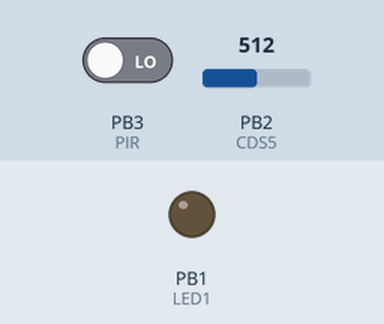
Recording of a program running on a simulated ATtiny13, built with avr-gcc and emulated at 1.2 MHz. Parts: output pins drawn as LEDs (lit = HIGH). Inputs (shaded band) come from the test bench; at power-on: PB3 (PIR) LOW, PB2 (CDS5) = 512. Sleep ends after the set time or at an interrupt.

Above: at 1.2 s.
1.3 s: PB3 (PIR) driven HIGH
At 2.0 s:
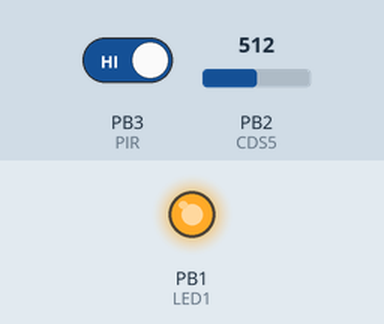
Timing chart, 0 to 4.3 s (numbered marks = the images above; inputs shaded):
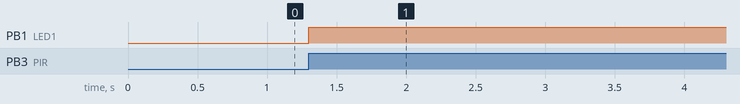

The program:

main.c
```c
/**************************************************************
 Target MCU & clock speed: ATtiny13A @ 1.2Mhz internal
 Name: main.c
	Project folder: ISR-BathBulbAC1W-23189813
 C modules of this project:
    Nothing
 Custom Headers:
    Nothing
 Author  : Insoo Kim (insoo@hotmail.com)
 Created : Sep 26, 2018
 Updated :
		Aug 22, 2020 (To adjust threshold of turn-on, turn on even though the kitchen light is on)
		Oct 17, 2018 (On Atmel Studio 7)

 Description:
	In night, turning on bathroom light is too bright to do one's need.
		So I've used two white LEDs of normal 5mm diameter
		with 510 ohm resistors, and just enough to see toilet crown.
		Here I prepare HW using my first PCB, and code using PCINT & WDT isr.

	ATtiny13A controls LEDs based on the composite input of
		PIR motion sensor and CDS-5 light sensor.

	PIR sensor triggers PCINT3 on PB3, and if sufficiently dark
		by reading CDS-5 thru ADC, then two LEDs will lit up
		for defined period (2 minute as of Sep 29, 2018)

 HEX size[Byte]: 320 out of 1024

How to upload to the target MCU
<For Windows Atmel Studio>
Select Tool - USBtiny
(USBtiny menu should be configured in the external tool menu)

<For CMD window or DOS prompt>
cd "C:\Users\insoo\Documents\GitHub\ATmelStudio\ATtiny13A\ClockGen\ISR-BathBulbAC1W-23189813\Debug "
avrdude -c usbtiny -P usb -p attiny13 -U flash:w:ISR-BathBulbAC1W.hex:i

 Ref: PIR time duration & sensitivity control
 http://qqtrading.com.my/pir-motion-sensor-module-hc-sr501
 Software reset
 https://www.microchip.com/webdoc/AVRLibcReferenceManual/FAQ_1faq_softreset.html
 https://www.avrfreaks.net/forum/software-reset-6
 https://www.avrfreaks.net/forum/software-reset-avr-gcc
 Delay
  ATtiny13 - using delay() function
  https://forum.arduino.cc/index.php?topic=500256.0
  Time limit on delay()?
  http://forum.arduino.cc/index.php?topic=115473.0
  AVR¢ç ADC Noise Reduction Mode
  http://microchipdeveloper.com/8avr:adcnoisereduce
  Wake ADC after interrupting sleep mode
  https://forum.arduino.cc/index.php?topic=197568.0
  Power saving techniques for microprocessors
  https://www.gammon.com.au/power
*****************************************************************/
#include <avr/io.h>
#include <util/delay.h>
#include <avr/interrupt.h>
#include <avr/sleep.h>
#include <avr/wdt.h>

// ATtiny13A port usage
#define LED1 PB1
#define CDS5 PB2
#define PIR  PB3
#define PIR_INT  PCINT3

// Watch Dog Timer period [sec]
//#define UNIT_DELAY_WDT 1
//#define UNIT_DELAY_WDT 4
#define UNIT_DELAY_WDT 8

// accumulated WDT period [EA] to last LED ON.
// total duration of LED ON [sec] = UNIT_DELAY_WDT * SET_DELAY_UNIT
//#define SET_DELAY_UNIT 3
#define SET_DELAY_UNIT 11 //about 1min 30sec
//#define SET_DELAY_UNIT 15 //2min

// turning LED ON threshold of ADC output of CDS-5 voltage divider
//0 to 254
//#define CDS5_LIGHT_THRESHOLD 70 //when kitchen light is on, then over threshold
//#define CDS5_LIGHT_THRESHOLD 120 // Aug 22, 2020
#define CDS5_LIGHT_THRESHOLD 200 // Oct 04, 2020

uint8_t i;
int adc_result;
//uint8_t isrCount=0;
uint8_t LEDstatus=0;

uint8_t WDTtick=0;

//-------- function prototypes --------
void adc_setup (void);
void systemInit(void);
void WDTsetup(void);
void toggleLED1(void);
void testADC(void);
void blinkLEDcnt(uint8_t );
void checkAmbientLight(void);

//-------- interrupt service routines --------
ISR(WDT_vect)
{
	// --------- INCREASE WDT TICK COUNT ----------------------
	// increase WDTtick every UNIT_DELAY_WDT sec
	++WDTtick;
	//toggleLED1();
	//testADC();

	// On the 1st SET_DELAY_UNIT (2 min), reset WDTtick count
	//		and stop WDT.
	if ( (WDTtick >= SET_DELAY_UNIT) && (LEDstatus == 1) )
	{

		WDTtick = 0; // Reset WDT counter value
		WDTCR &= ~(1<<WDTIE); // Disable watchdog timer interrupts
		PORTB &= ~(1<<LED1); // off LED1
		LEDstatus = 0; // make LEDstatus updated as 0
		//soft_reset();
	}//if (WDTtick >= SET_DELAY_UNIT)

}//ISR(WDT_vect)

ISR(PCINT0_vect)
{
	//GIMSK &= ~(1<<PCIE); // disable PCINT interrupt

	//isrCount++;
	//if ((isrCount % 2) == 1)
	//if ( ((isrCount % 2) == 1) || ((isrCount % 2) == 0) )
	{
		//toggleLED1();
		adc_setup();
		checkAmbientLight();
		//GIMSK |= (1<<PCIE); // enable PCINT interrupt
	}

}//ISR(PCINT0_vect)

int main(void)
{
	systemInit();
	WDTsetup();
	adc_setup();

	// Use the Power Down sleep mode
	//set_sleep_mode(SLEEP_MODE_PWR_DOWN);

	// Use the Power idle sleep mode
	set_sleep_mode(SLEEP_MODE_IDLE);

	// ADC noise reduction sleep mode
	//set_sleep_mode(SLEEP_MODE_ADC);


	while (1)
	{
		// go to sleep and wait for interrupt...
		// 33 uA as of Sep 27, 2018 when sleep in Power Down mode
		sleep_mode();

	}//while (1)
}//main

void checkAmbientLight(void)
{
	adc_result = ADCH;

	// Start the next conversion
	ADCSRA |= (1 << ADSC);

	//if LED is off
	if (LEDstatus == 0)
	{
		//and if ambient light is dark enough
		if (adc_result < CDS5_LIGHT_THRESHOLD)
		{
			WDTtick = 0; // Reset WDT counter value
			WDTCR |= (1<<WDTIE); // Enable watchdog timer interrupts
			PORTB |= (1<<LED1); // turn on LED1
			LEDstatus = 1; // make LEDstatus updated as 1
		}//if (adc_result < CDS5_LIGHT_THRESHOLD)
	}//if (LEDstatus == 0)
}//checkAmbientLight

void testADC(void)
{
	adc_result = ADCH;

	// Start the next conversion
	ADCSRA |= (1 << ADSC);

	if (adc_result < 20)
	blinkLEDcnt(1);
	else if (adc_result < 50)
	blinkLEDcnt(2);
	else if (adc_result < 100)
	blinkLEDcnt(3);
	else
	blinkLEDcnt(4);

}//testADC

//Not so perfect if using WDT isr with _delay_ms
//	for maybe there's only one timer circuit in ATtiny13a
void blinkLEDcnt(uint8_t num)
{
}//blinkLEDcnt

void toggleLED1(void)
{
	PORTB ^= (1<<LED1);
}//toggleLED1

void systemInit(void)
{
	DDRB |= (1<<LED1); //output for LED1
	PORTB &= ~(1<<LED1); // turn off LED1
	DDRB &= ~(1<<PIR); //input for PIR motion sensor

	// For latent response with Power Down sleep
	// MCUCR &= ~(1<<ISC01) | ~(1<<ISC00);

	// For prompt response with IDLE sleep
	//Trigger INT0 on rising edge (ds 47)
	MCUCR |= (1<<ISC01) | (1<<ISC00);

	PCMSK |= (1<<PIR_INT);   // pin change mask: listen to portb, pin PB3
	GIMSK |= (1<<PCIE); // enable PCINT interrupt
	sei();          // enable all interrupts
}//systemInit

void WDTsetup(void)
{
	// set timer prescaler to UNIT_DELAY_WDT seconds
	// datasheet p43.
	switch (UNIT_DELAY_WDT)
	{
		case 50:
		WDTCR |= (1<<WDP2) | (1<<WDP0); // 0.5s
		break;
		case 1:
		WDTCR |= (1<<WDP2) | (1<<WDP1); // 1s
		break;
		case 4:
		WDTCR |= (1<<WDP3); // 4s
		break;
		case 8:
		WDTCR |= (1<<WDP3) | (1<<WDP0); // 8s
		break;
		default:
		WDTCR |= (1<<WDP3) | (1<<WDP0); // 8s
	}

	// Enable watchdog timer interrupts
	//WDTCR |= (1<<WDTIE);
}//WDTsetup

void adc_setup (void)
{
	// Set the ADC input to PB2/ADC1, left adjust result
	ADMUX |= (1 << MUX0) | (1 << ADLAR);

	// Set the prescaler to clock/128 & enable ADC
	// At 9.6 MHz this is 75 kHz.
	// See ATtiny13 datasheet, Table 14.4.
	// Also works fine for 1.2Mhz clock of ATtiny13a (2018.9.27)
	ADCSRA |= (1 << ADPS1) | (1 << ADPS0) | (1 << ADEN);

	// Start the first conversion
	ADCSRA |= (1 << ADSC);
}//adc_setup
```

Measured:
- after the input at 1.3 s, PB1 (LED1): LOW → HIGH at once
